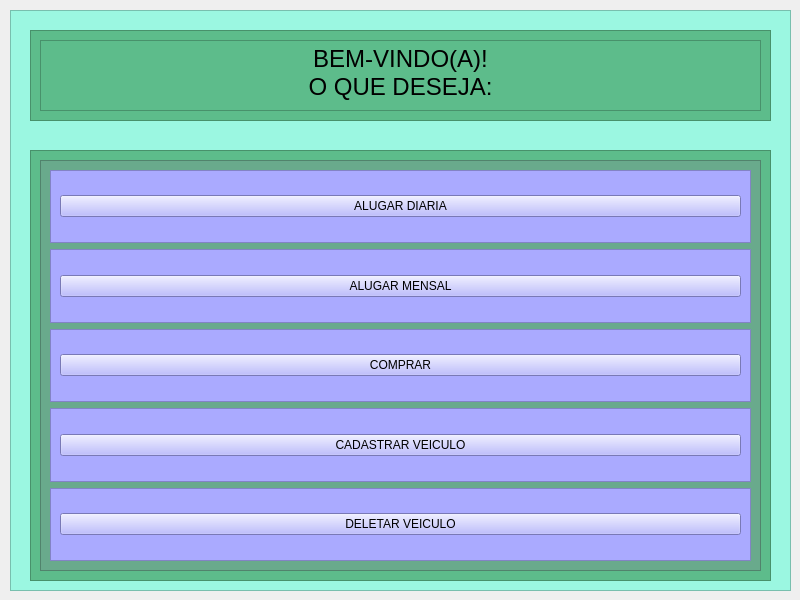
<?xml version="1.0" encoding="UTF-8"?>
<ui version="4.0">
 <class>MainWindow</class>
 <widget class="QMainWindow" name="MainWindow">
  <property name="geometry">
   <rect>
    <x>0</x>
    <y>0</y>
    <width>800</width>
    <height>600</height>
   </rect>
  </property>
  <property name="windowTitle">
   <string>MainWindow</string>
  </property>
  <widget class="QWidget" name="centralwidget">
   <widget class="QFrame" name="frame">
    <property name="geometry">
     <rect>
      <x>10</x>
      <y>10</y>
      <width>781</width>
      <height>581</height>
     </rect>
    </property>
    <property name="styleSheet">
     <string notr="true">background-color: rgb(155,247,225);</string>
    </property>
    <property name="frameShape">
     <enum>QFrame::StyledPanel</enum>
    </property>
    <property name="frameShadow">
     <enum>QFrame::Raised</enum>
    </property>
    <widget class="QFrame" name="frame_2">
     <property name="geometry">
      <rect>
       <x>20</x>
       <y>20</y>
       <width>741</width>
       <height>91</height>
      </rect>
     </property>
     <property name="styleSheet">
      <string notr="true">background-color:rgb(93,188,139);</string>
     </property>
     <property name="frameShape">
      <enum>QFrame::StyledPanel</enum>
     </property>
     <property name="frameShadow">
      <enum>QFrame::Raised</enum>
     </property>
     <layout class="QHBoxLayout" name="horizontalLayout">
      <item>
       <widget class="QTextEdit" name="textEdit">
        <property name="html">
         <string>&lt;!DOCTYPE HTML PUBLIC &quot;-//W3C//DTD HTML 4.0//EN&quot; &quot;http://www.w3.org/TR/REC-html40/strict.dtd&quot;&gt;
&lt;html&gt;&lt;head&gt;&lt;meta name=&quot;qrichtext&quot; content=&quot;1&quot; /&gt;&lt;style type=&quot;text/css&quot;&gt;
p, li { white-space: pre-wrap; }
&lt;/style&gt;&lt;/head&gt;&lt;body style=&quot; font-family:'MS Shell Dlg 2'; font-size:8.25pt; font-weight:400; font-style:normal;&quot;&gt;
&lt;p align=&quot;center&quot; style=&quot; margin-top:0px; margin-bottom:0px; margin-left:0px; margin-right:0px; -qt-block-indent:0; text-indent:0px;&quot;&gt;&lt;span style=&quot; font-size:18pt;&quot;&gt;BEM-VINDO(A)!&lt;/span&gt;&lt;/p&gt;
&lt;p align=&quot;center&quot; style=&quot; margin-top:0px; margin-bottom:0px; margin-left:0px; margin-right:0px; -qt-block-indent:0; text-indent:0px;&quot;&gt;&lt;span style=&quot; font-size:18pt;&quot;&gt;O QUE DESEJA:&lt;/span&gt;&lt;/p&gt;&lt;/body&gt;&lt;/html&gt;</string>
        </property>
       </widget>
      </item>
     </layout>
    </widget>
    <widget class="QFrame" name="frame_3">
     <property name="geometry">
      <rect>
       <x>20</x>
       <y>140</y>
       <width>741</width>
       <height>431</height>
      </rect>
     </property>
     <property name="styleSheet">
      <string notr="true">background-color:rgb(93,188,139);</string>
     </property>
     <property name="frameShape">
      <enum>QFrame::StyledPanel</enum>
     </property>
     <property name="frameShadow">
      <enum>QFrame::Raised</enum>
     </property>
     <layout class="QVBoxLayout" name="verticalLayout_2">
      <item>
       <widget class="QFrame" name="frame_4">
        <property name="styleSheet">
         <string notr="true">background-color:rgb(105,170,140);</string>
        </property>
        <property name="frameShape">
         <enum>QFrame::StyledPanel</enum>
        </property>
        <property name="frameShadow">
         <enum>QFrame::Raised</enum>
        </property>
        <layout class="QVBoxLayout" name="verticalLayout">
         <item>
          <widget class="QFrame" name="frame_6">
           <property name="styleSheet">
            <string notr="true">background-color:rgb(170,170,255);</string>
           </property>
           <property name="frameShape">
            <enum>QFrame::StyledPanel</enum>
           </property>
           <property name="frameShadow">
            <enum>QFrame::Raised</enum>
           </property>
           <layout class="QVBoxLayout" name="verticalLayout_3">
            <item>
             <widget class="QPushButton" name="pushButton">
              <property name="text">
               <string>ALUGAR DIARIA</string>
              </property>
             </widget>
            </item>
           </layout>
          </widget>
         </item>
         <item>
          <widget class="QFrame" name="frame_7">
           <property name="styleSheet">
            <string notr="true">background-color:rgb(170,170,255);</string>
           </property>
           <property name="frameShape">
            <enum>QFrame::StyledPanel</enum>
           </property>
           <property name="frameShadow">
            <enum>QFrame::Raised</enum>
           </property>
           <layout class="QVBoxLayout" name="verticalLayout_4">
            <item>
             <widget class="QPushButton" name="pushButton_2">
              <property name="text">
               <string>ALUGAR MENSAL</string>
              </property>
             </widget>
            </item>
           </layout>
          </widget>
         </item>
         <item>
          <widget class="QFrame" name="frame_10">
           <property name="styleSheet">
            <string notr="true">background-color:rgb(170,170,255);</string>
           </property>
           <property name="frameShape">
            <enum>QFrame::StyledPanel</enum>
           </property>
           <property name="frameShadow">
            <enum>QFrame::Raised</enum>
           </property>
           <layout class="QVBoxLayout" name="verticalLayout_5">
            <item>
             <widget class="QPushButton" name="pushButton_3">
              <property name="text">
               <string>COMPRAR</string>
              </property>
             </widget>
            </item>
           </layout>
          </widget>
         </item>
         <item>
          <widget class="QFrame" name="frame_8">
           <property name="styleSheet">
            <string notr="true">background-color:rgb(170,170,255);</string>
           </property>
           <property name="frameShape">
            <enum>QFrame::StyledPanel</enum>
           </property>
           <property name="frameShadow">
            <enum>QFrame::Raised</enum>
           </property>
           <layout class="QVBoxLayout" name="verticalLayout_6">
            <item>
             <widget class="QPushButton" name="pushButton_4">
              <property name="text">
               <string>CADASTRAR VEICULO</string>
              </property>
             </widget>
            </item>
           </layout>
          </widget>
         </item>
         <item>
          <widget class="QFrame" name="frame_9">
           <property name="styleSheet">
            <string notr="true">background-color:rgb(170,170,255);</string>
           </property>
           <property name="frameShape">
            <enum>QFrame::StyledPanel</enum>
           </property>
           <property name="frameShadow">
            <enum>QFrame::Raised</enum>
           </property>
           <layout class="QVBoxLayout" name="verticalLayout_7">
            <item>
             <widget class="QPushButton" name="pushButton_5">
              <property name="text">
               <string>DELETAR VEICULO</string>
              </property>
             </widget>
            </item>
           </layout>
          </widget>
         </item>
        </layout>
       </widget>
      </item>
     </layout>
    </widget>
   </widget>
  </widget>
 </widget>
 <resources/>
 <connections/>
</ui>
